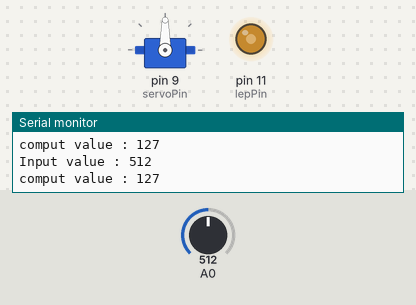
Simulated run of this sketch. Board: Arduino Uno, built with avr-gcc and run on an emulated ATmega328P. On the bench: servo, output pins drawn as LEDs (lit = HIGH), the last lines printed to the serial monitor. The test bench sets the inputs (shaded band); at power-on: A0 = 512. Pins used as bus, display or sensor lines are not drawn.

Above: at 1.8 s.
1.9 s: A0 set to 716
At 3.0 s:
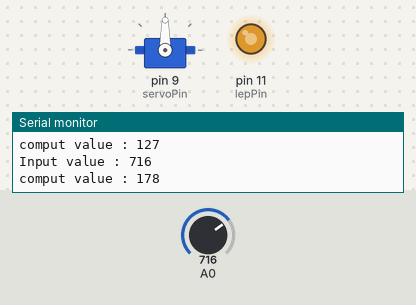
3.5 s: A0 set to 900
At 4.6 s:
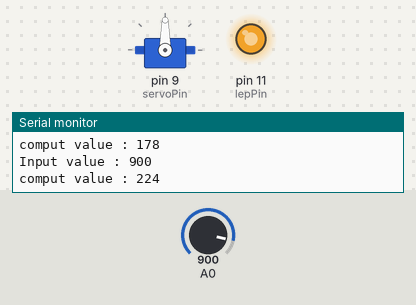
5.5 s: A0 set to 122
At 7.2 s:
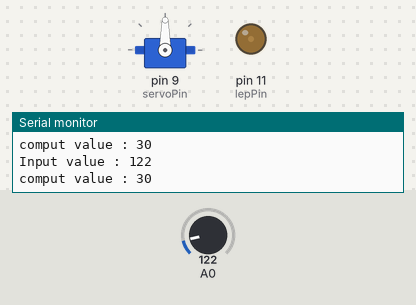
7.5 s: A0 set to 0
At 8.9 s:
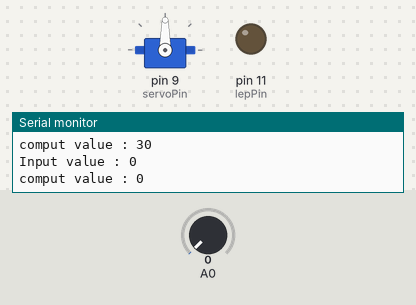
9.5 s: A0 set to 511
At 10.5 s:
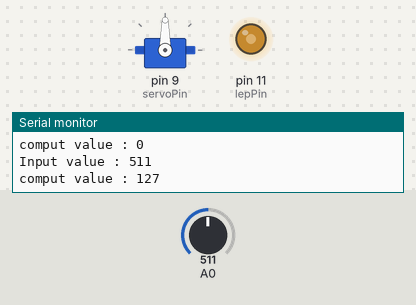
Timing chart, 0 to 12.5 s (numbered marks = the images above; inputs shaded):
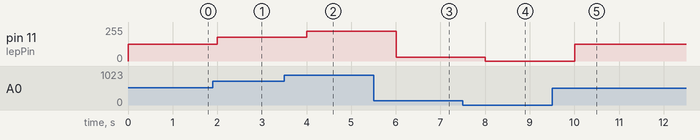

The sketch:

day7.ino
```cpp
#include <Servo.h>

int lepPin = 11;
int servoPin = 9;
Servo servo;

void setup() {
  Serial.begin(9600);
  servo.attach(servoPin);

}

void loop() {

  int value = analogRead(A0);
  int bright = map(value, 0, 1023, 0, 255);
  Serial.print("Input value : ");
  Serial.println(value);
  Serial.print("comput value : ");
  Serial.println(bright);
  analogWrite(lepPin, bright);

  analogWrite(servoPin, value);
  delay(1000);

}
```

Measured:
- after the input at 1.9 s, pin 11 (lepPin): 127/255 → 178/255 after 0.10 s
- after the input at 3.5 s, pin 11 (lepPin): 178/255 → 224/255 after 0.50 s
- after the input at 5.5 s, pin 11 (lepPin): 224/255 → 30/255 after 0.51 s
- after the input at 7.5 s, pin 11 (lepPin): 30/255 → 0/255 after 0.51 s
- after the input at 9.5 s, pin 11 (lepPin): 0/255 → 127/255 after 0.51 s
